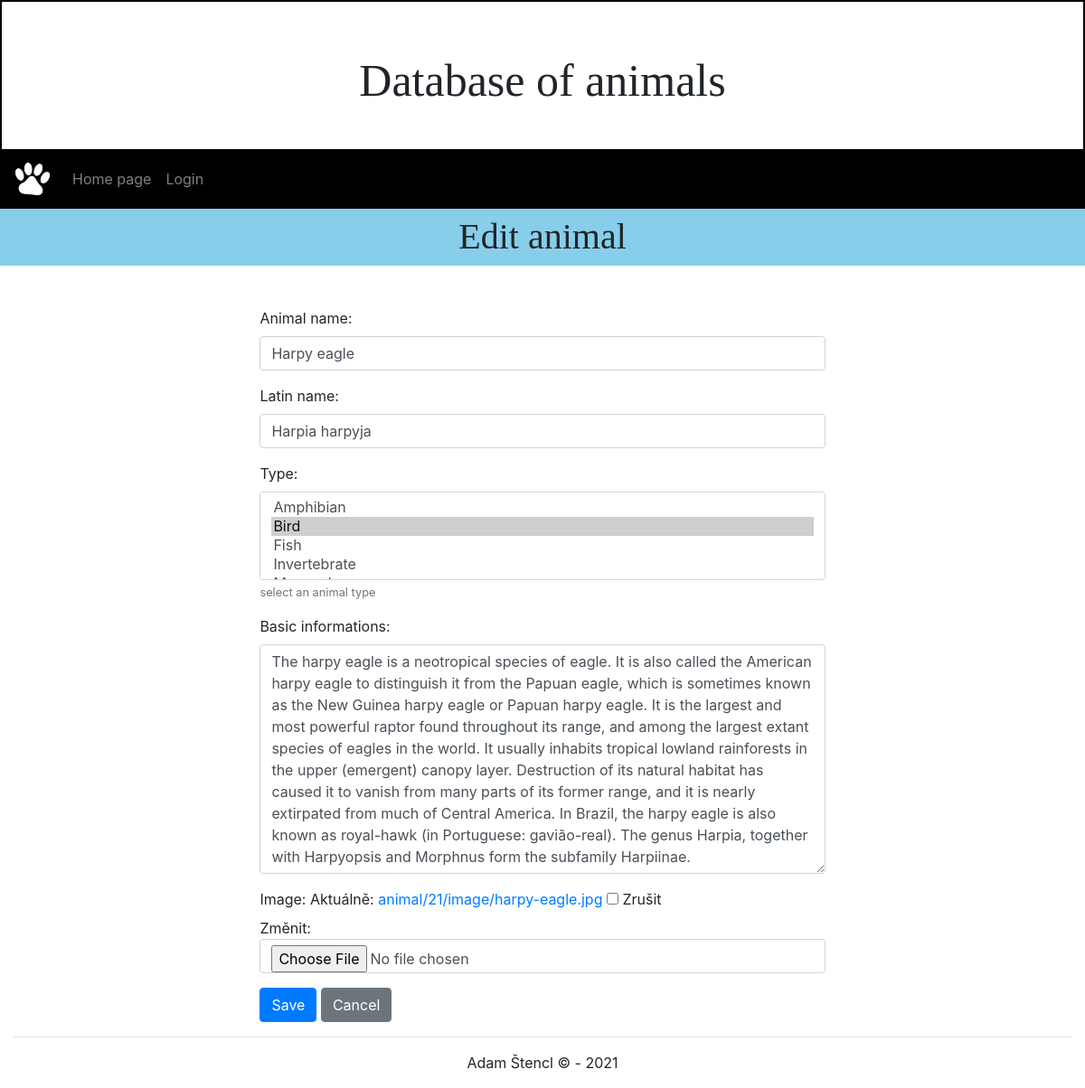
/app/animal/21/update/, run on the app's committed database.
### app/models.py (models this page shows, shortened)
class Animal(models.Model):
    name = models.CharField(max_length=200, verbose_name="Name")
    latinn = models.CharField(max_length=200, verbose_name="Latin name")
    typee = models.ManyToManyField(Type, verbose_name="Type", help_text='select an animal type')
    info = models.TextField(blank=True, null=True, verbose_name="Info")
    image = models.ImageField(upload_to=poster_path, blank=True, null=True, verbose_name="Image")
    class Meta:
        ordering = ["name"]

### app/views.py (the view)
# urls.py: path('animal/<int:pk>/update/', views.UpdateAnimal.as_view(), name='update-animal'),
class UpdateAnimal(UpdateView):
    model = Animal
    template_name = 'update.html'
    form_class = AnimalModelForm

### app/forms.py
class AnimalModelForm(ModelForm):
    class Meta:
        model = Animal
        fields = ['name', 'latinn', 'typee', 'info', 'image']
        labels = {'name': 'Animal name', 'info': 'Basic informations'}

### app/models.py (called while the page is built)
    def __str__(self):
        return self.name

### app/templates/update.html (shortened to what this page needs)
{% extends "base.html" %}
{% load widget_tweaks %}
{% block content %}
<div class="row mb-3">
  <div style="top: -30px; background-color: skyblue;" class="col-sm-12">
      <h2 style="font-family: 'Cinzel', serif; font-size: 40px; margin-top: 7px;" class="text-center">Edit animal</h2>
  </div>
</div>
<div style="margin-left: 22%; margin-right: 22%;" class="row">
    <div class="container">
        <form method="post" novalidate>
            {% for field in form.visible_fields %}
            <div class="form-group">
                {{ field.label_tag }}
                {% if form.is_bound %}
                  {% if field.errors %}
                    {% render_field field class="form-control is-invalid" %}
                    {% for error in field.errors %}
                      <div class="invalid-feedback">
                          {{ error }}
                      </div>
                    {% endfor %}
                  {% else %}
                    {% render_field field class="form-control is-valid" %}
                  {% endif %}
                {% else %}
                  {% render_field field class="form-control" %}
                {% endif %}
                {% if field.help_text %}
                <small class="form-text text-muted">{{ field.help_text }}</small>
                {% endif %}
            </div>
            {% endfor %}
            <button class="btn btn-primary" type="submit">Save</button>
            <button class="btn btn-secondary" onclick="javascript:history.back();">Cancel</button>
        </form>
    </div>
</div>
{% endblock %}

### data on the page
Animal: name "Harpy eagle" "Harpia harpyja" "The harpy eagle is a neotropical species of eagle. It is also called the American harpy eagle to distinguish it from the Papuan eagle, which is sometimes known as the New Guinea harpy eagle or Papuan harpy eagle. It is the largest and most powerful raptor found throughout its range, and among the largest extant species of eagles in the world. It usually inhabits tropical lowland rainforests in the upper (emergent) canopy layer. Destruction of its natural habitat has caused it to vanish from many parts of its former range, and it is nearly extirpated from much of Central America. In Brazil, the harpy eagle is also known as royal-hawk (in Portuguese: gavião-real). The genus Harpia, together…"

### other printed values
{{ field.label_tag }} "Animal name:" "Latin name:" "Type:" "Basic informations:" "Image:"
{{ field.help_text }} "select an animal type"
